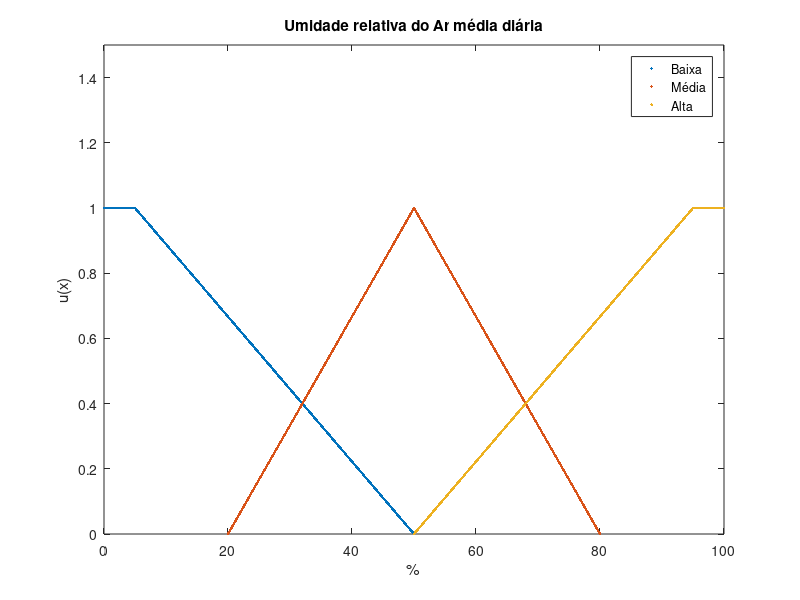

This chart was generated by the following MATLAB code:
## Author: Emerson <emerson@emerson-300E5M-300E5L>

function [Conj_Fuzzy] = UmidadeAr ()  ## Umidade Relativa do ar

function [r] = equacao_geral_reta (P1,P2)
  # retonra a equação da reta y = ax+b
  # y - y0 = m*(x - x0)
  # m = y1-y0 / x1-x0  
  
  m = (P2(2)-P1(2))/(P2(1)-P1(1));
  b = m*(-P1(1))+P1(2);
  r(1,1) = m;
  r(2,1) = b;
endfunction
umidadeUx = 0:0.1:100; ## Universo de discurso
l = columns(umidadeUx);

# Umidade Baixa  U > 40
p1=[5 1];
p2=[50 0];
r= equacao_geral_reta (p1,p2);
for i=1:l
  if umidadeUx(i)<p1(1);
    umidadeBaixa(1,i) = 1;
    umidadeBaixa(2,i) = 1;
  elseif  (p1(1)<= umidadeUx(i)) & (umidadeUx(i)<= p2(1))
    umidadeBaixa(1,i) = r(1)*umidadeUx(i)+r(2);
    umidadeBaixa(2,i) = 1;
  else;
    umidadeBaixa(1,i) = 0;
    umidadeBaixa(2,i) = 0;
  endif
endfor
%
l0 = 1;
l1 = find(umidadeUx==p2(1));
plot(umidadeUx(l0:l1),umidadeBaixa(1,l0:l1),'.');
hold on;
%}

# Umidade Moderada 40< U < 80
p1=[20 0];
p2=[50 1];
p3=[80 0];
r1= equacao_geral_reta (p1,p2);
r2= equacao_geral_reta (p2,p3);
for i=1:l
  if umidadeUx(i)<p1(1);
    umidadeModerada(1,i) = 1;
    umidadeModerada(2,i) = 1;
  elseif  (p1(1)<= umidadeUx(i)) & (umidadeUx(i)<= p2(1))
    umidadeModerada(1,i) = r1(1)*umidadeUx(i)+r1(2);
    umidadeModerada(2,i) = 1;
  elseif  (p2(1)<= umidadeUx(i)) & (umidadeUx(i)<= p3(1))
    umidadeModerada(1,i) = r2(1)*umidadeUx(i)+r2(2);
    umidadeModerada(2,i) = 1;
    else;
    umidadeModerada(1,i) = 0;
    umidadeModerada(2,i) = 0;
  endif
endfor
%
l0 = find(umidadeUx==p1(1));
l1 = find(umidadeUx==p3(1));
plot(umidadeUx(l0:l1),umidadeModerada(1,l0:l1),'.');
hold on;
%}
# Umidade Alta  U > 80
p1=[50 0];
p2=[95 1];
r= equacao_geral_reta (p1,p2);
for i=1:l
  if umidadeUx(i)<p1(1);
    umidadeAlta(1,i) = 0;
    umidadeAlta(2,i) = 0;
  elseif  (p1(1)<= umidadeUx(i)) & (umidadeUx(i)<= p2(1))
    umidadeAlta(1,i) = r(1)*umidadeUx(i)+r(2);
    umidadeAlta(2,i) = 1;
  else;
    umidadeAlta(1,i) = 1;
    umidadeAlta(2,i) = 1;
  endif
endfor
%
l0 = find(umidadeUx==p1(1));
l1 = l;
plot(umidadeUx(l0:l1),umidadeAlta(1,l0:l1),'.');
hold on;
title ("Umidade relativa do Ar média diária");
xlabel ("%");
ylabel ("u(x)");
legend ("Baixa","Média","Alta");
xlim ([0 umidadeUx(end)]);
ylim ([0 1.5]);
%}
Conj_Fuzzy(1,:)= umidadeUx;
Conj_Fuzzy(2,:)= umidadeBaixa(1,:);
Conj_Fuzzy(3,:)= umidadeBaixa(2,:);
Conj_Fuzzy(4,:)= umidadeModerada(1,:);
Conj_Fuzzy(5,:)= umidadeModerada(2,:);
Conj_Fuzzy(6,:)= umidadeAlta(1,:);
Conj_Fuzzy(7,:)= umidadeAlta(2,:);
endfunction
